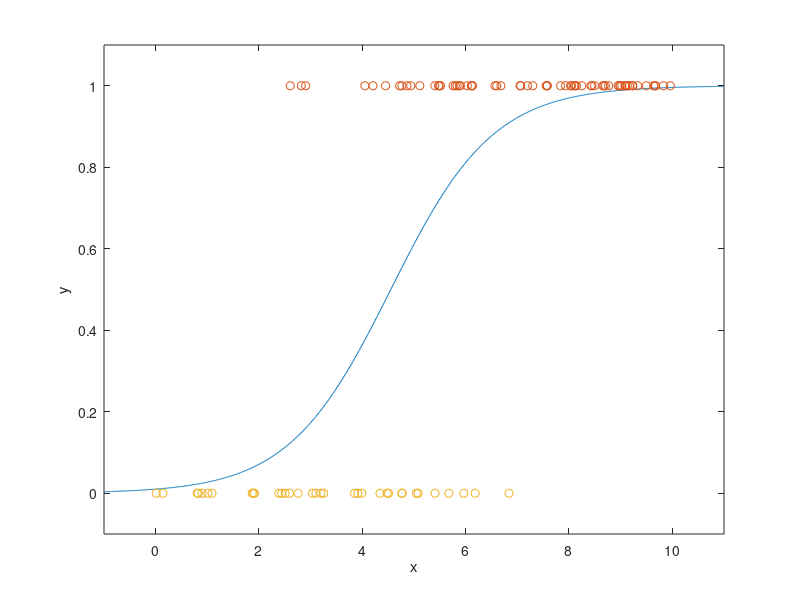

MATLAB code to generate this figure:
% logistics regresssion example

randn('state',0);
rand('state',0);

a =  1;
b = -5 ;
m= 100;

u = 10*rand(m,1);
y = (rand(m,1) < exp(a*u+b)./(1+exp(a*u+b)));
plot(u,y,'o')
axis([-1,11,-0.1, 1.1]);

% max likelihood estimate
%
% minimize  -(sum_(y_i=1) ui)*a - b + sum log (1+exp(a*ui+b)
%

ind1 = find(y==1);
ind2 = find(y==0);
c = [-sum(u(ind1)); -length(ind1)];
A = [u ones(m,1)];

x = [1;-5];

ALPHA = 0.1;
BETA = 0.5;
for k=1:50

   val = c'*x + sum(log(1+exp(A*x)));
   w = exp(A*x)./(1+exp(A*x));
   g = c + A'*w;
   H = A'*diag(w./(1+exp(A*x)))*A;
   v = -H\g;

   fprime = g'*v
   ntdecr = sqrt(-fprime)

   if (ntdecr < 1e-8) break; end;
   s = 1;
   newx = x + s*v;
   newval = c'*newx + sum(log(1+exp(A*newx)));
   while (newval > val + ALPHA*fprime*s)
      s = BETA*s;
      newx = x + s*v;
      newval = c'*newx + sum(log(1+exp(A*newx)));
   end;
   x = x+s*v;
end;

aml = x(1);  bml = x(2);
us = linspace(-1,11,1000)';
ps = exp(aml*us + bml)./(1+exp(aml*us+bml));

dots = plot(us,ps,'-', u(ind1),y(ind1),'o',...
     u(ind2),y(ind2),'o');

axis([-1, 11,-0.1,1.1]);
xlabel('x');
ylabel('y');
% print -deps logistics.eps
